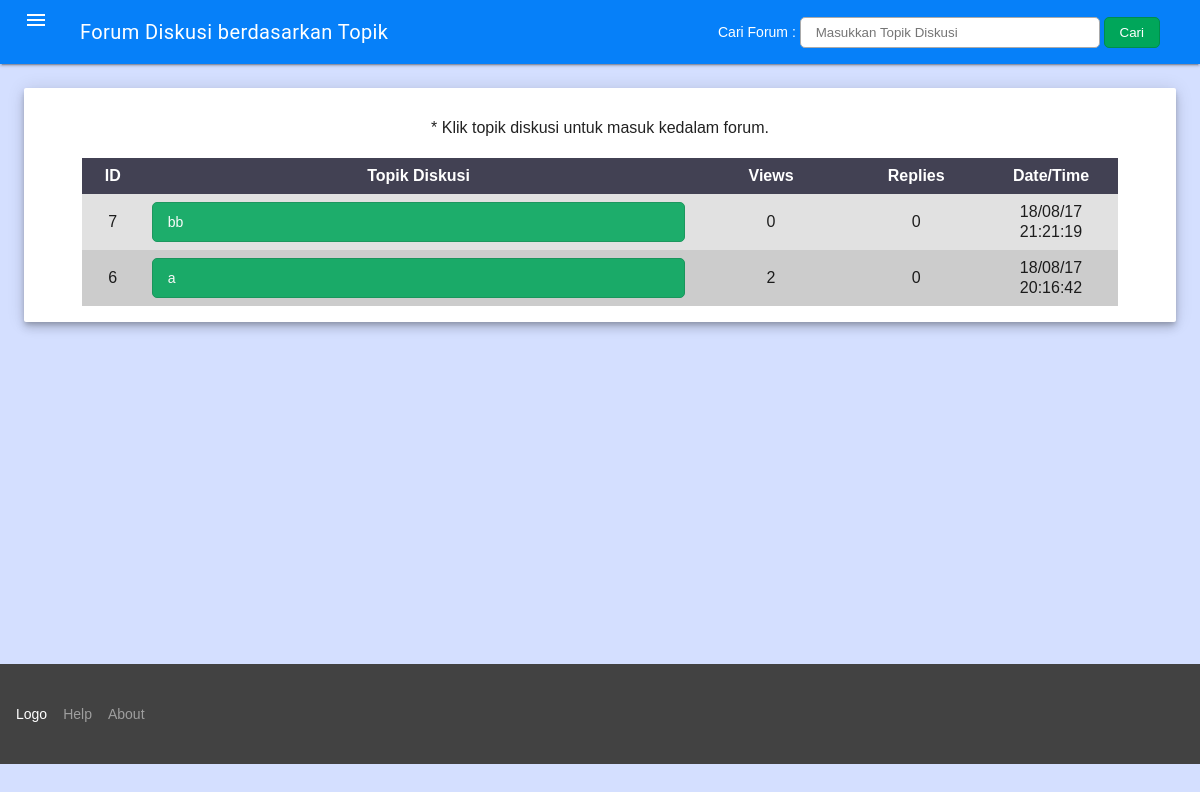
Page /main_forum_mhs.php (signed in) on the committed database.
### tables this page shows
CREATE TABLE `forum_question` (
  `id` int(255) NOT NULL,
  `topic` varchar(255) NOT NULL DEFAULT '',
  `detail` longtext NOT NULL,
  `name` varchar(65) NOT NULL DEFAULT '',
  `email` varchar(65) NOT NULL DEFAULT '',
  `datetime` varchar(25) NOT NULL DEFAULT '',
  `id_admin` int(15) NOT NULL,
  `view` int(4) NOT NULL DEFAULT '0',
  `reply` int(4) NOT NULL DEFAULT '0'
);

### main_forum_mhs.php (the view, shortened to what this page needs)
<!DOCTYPE html PUBLIC "-//W3C//DTD XHTML 1.0 Transitional//EN" "http://www.w3.org/TR/xhtml1/DTD/xhtml1-transitional.dtd">
<?php
$sql="SELECT * FROM forum_question ORDER BY id DESC";
$result=mysql_query($sql);
?>
<html xmlns="http://www.w3.org/1999/xhtml">
<head>
<link rel="stylesheet" href="https://code.getmdl.io/1.2.1/material.indigo-pink.min.css">
<link rel="stylesheet" type="text/css" href="material.min.css"/>
<link rel="stylesheet" type="text/css" href="css/style.css">
  <link rel="stylesheet" type="text/css" href="css/slide.css">
</head>
<body bgcolor="#D4DFFF">
	<div class="mdl-layout mdl-js-layout mdl-layout--fixed-header">
    	<header class="mdl-layout__header" style="background-color:#0680F9">
        	<div class="mdl-layout__header-row">
            	<span class="mdl-layout-title">Forum Diskusi berdasarkan Topik</span>
                <form action="cari_forum_mhs.php" method="post">
                    <label>Cari Forum : </label>
                    <input style="width: 300px" type="text" name="topic" placeholder="Masukkan Topik Diskusi">
                    <input id="btn-submit" type="submit" name="submit" value="Cari">
                </form>
            </div>
        </header>
        	<main class="mdl-layout__content" style="height:wrap">
            	<div class="page-content" style="min-height: 75vh">
                	<div class="mdl-grid">
                    	<div class="mdl-cell mdl-cell--12-col"><div class="demo-updates mdl-card mdl-shadow--6dp mdl-cell mdl-cell--4-col mdl-cell--4-col-tablet mdl-cell--12-col-desktop">
                        <div style="padding-top:30px">
			             <center><label>* Klik topik diskusi untuk masuk kedalam forum.</label></center><br>
                        <table width="90%" border="0" align="center" cellpadding="3" cellspacing="1" bgcolor="#CCCCCC">
                        <tr>
                        <th width="6%" align="center" bgcolor="#E6E6E6">ID</th>
                        <th width="53%" align="center" bgcolor="#E6E6E6">Topik Diskusi</th>
                        <th width="15%" align="center" bgcolor="#E6E6E6">Views</th>
                        <th width="13%" align="center" bgcolor="#E6E6E6">Replies</th>
                        <th width="13%" align="center" bgcolor="#E6E6E6">Date/Time</th>
                        </tr>
                        <?php
                        while($rows=mysql_fetch_array($result)){
                        ?>
                        <tr>
                        <td align="center"><center><?= $rows['id']; ?></center></td>
                        <td align="center">
                        <a class="mdl-navigation__link" href="view_topic_mhs.php?id=<?php echo $rows['id']; ?>" >
                        <div id="btn-submit">
                        <?= $rows['topic']; ?>
                        </div>
                        </a>
                        </td>
                        <td align="center"><center><?= $rows['view']; ?></center></td>
                        <td align="center"><center><?= $rows['reply']; ?></center></td>
                        <td align="center"><center><?= $rows['datetime']; ?></center></td>
                        </tr>
                        <?php
                        }
                        ?>
                        </table>
                        </div>
                        </div>
                        </div>
                    </div>
                </div>
            <div style="height: wrap">
          <footer class="mdl-mini-footer">
            <div class="mdl-mini-footer--center-section">
              <div align="center" class="mdl-logo">Logo</div>
                <ul class="mdl-mini-footer--link-list">
                  <li><a href="#">Help</a></li>
                    <li><a href="#">About</a></li>
                </ul>
            </div>
          </footer>
          </div>
          </main>
    </div>
</body>
</html>

### css/style.css (style rules this page uses)
* { box-sizing: border-box; }
html, body { margin: 0; font-family: Arial; }
#btn-submit { padding: 7px 15px; background: #00a65a; border-radius: 5px; border: 1px solid #008d4c; color: #fff; }
table { border-collapse: collapse; }
td { text-align: left; padding: 8px; }
tr:nth-child(even) { background-color: rgb(225,225,225); }
th { text-align: center; padding: 8px; background-color: #424153; color: white; }
form label { width: 150px; padding-top: 7px; }
form input { display: inline-block; overflow: hidden; padding: 7px 15px; border-radius: 5px; border: 1px solid #aaa; }
footer { text-align: center; background: #4256f4; color: white; }

### css/slide.css (style rules this page uses)
* { box-sizing:border-box }

### rows in the picture
forum_question: id "7", topic "bb", view "0", reply "0", datetime "18/08/17 21:21:19"
forum_question: id "6", topic "a", view "2", reply "0", datetime "18/08/17 20:16:42"
